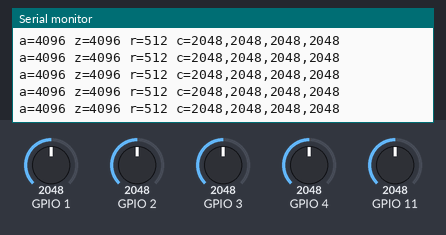
The sketch below on a simulated ESP32-S2. Shown: the last lines printed to the serial monitor. The test bench sets the inputs (shaded band); at power-on: GPIO 1 = 2048, GPIO 2 = 2048, GPIO 3 = 2048, GPIO 4 = 2048, GPIO 11 = 2048 (analog values on the 0–4095 scale).

Above: at 1.2 s.
1.3 s: GPIO 1 set to 2866
At 2.2 s:
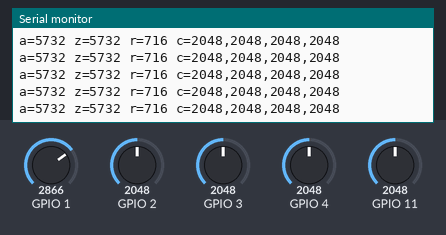
2.8 s: GPIO 2 set to 2866
At 3.4 s:
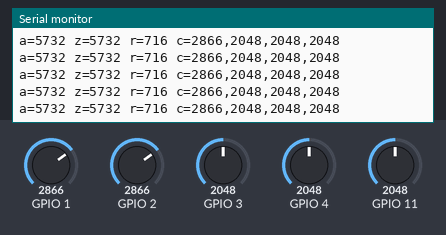
4.3 s: GPIO 3 set to 2866
At 5.3 s:
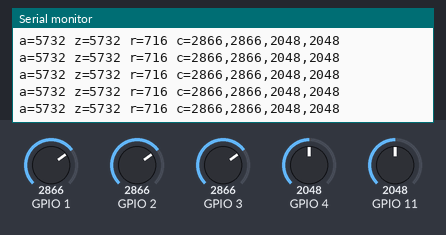
5.8 s: GPIO 4 set to 2866
At 6.8 s:
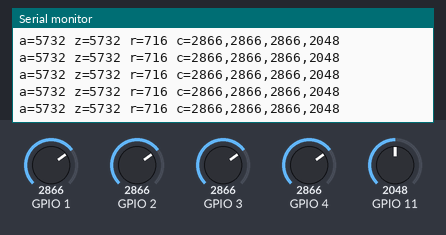
7.3 s: GPIO 11 set to 2866
At 8.2 s:
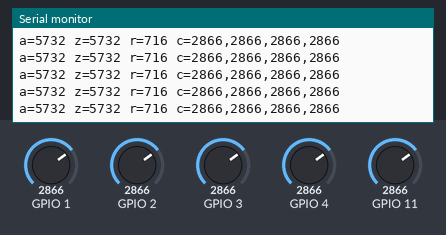
8.8 s: GPIO 1 set to 3972
At 9.7 s:
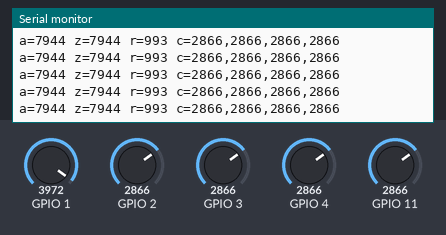
Timing chart, 0 to 11.3 s (numbered marks = the images above; inputs shaded):
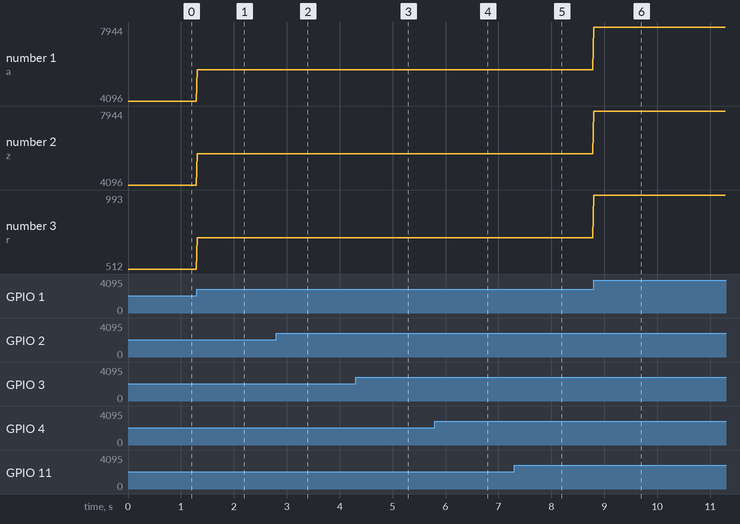

The sketch:

adc-read.ino
```cpp
// adc-read — tests assert (BT149): every 20 ms a line "a=<GPIO1, 11 dB> z=<GPIO1, 0 dB>
// r=<GPIO1, 11 dB, analogReadResolution(10)> c=<GPIO2>,<GPIO3>,<GPIO4>,<GPIO11>" — ADC1 channels
// 0–3 and ADC2 channel 0, 11 dB — read through the idealized linear model at the S2's attenuation
// ranges. The S2's codes are 13 bits: a and z at the core's default (13), c at 12.
void setup() {
  Serial.begin(115200);
}

void loop() {
  analogReadResolution(13);
  analogSetPinAttenuation(1, ADC_11db);
  int a = analogRead(1);
  analogSetPinAttenuation(1, ADC_0db);
  int z = analogRead(1);
  analogSetPinAttenuation(1, ADC_11db);
  analogReadResolution(10);
  int r = analogRead(1);
  analogReadResolution(12);
  int c2 = analogRead(2);
  int c3 = analogRead(3);
  int c4 = analogRead(4);
  int c11 = analogRead(11);
  Serial.printf("a=%d z=%d r=%d c=%d,%d,%d,%d\n", a, z, r, c2, c3, c4, c11);
  delay(20);
}
```

Measured:
- after the input at 1.3 s, the serial monitor: prints a new line at once (image 1)
- after the input at 2.8 s, the serial monitor: prints a new line at once (image 2)
- after the input at 4.3 s, the serial monitor: prints a new line at once (image 3)
- after the input at 5.8 s, the serial monitor: prints a new line at once (image 4)
- after the input at 7.3 s, the serial monitor: prints a new line at once (image 5)
- after the input at 8.8 s, the serial monitor: prints a new line at once (image 6)
- plotted number 1: 4096 → 5732 after the input at 1.3 s, 5732 → 7944 after the input at 8.8 s
- plotted number 2: 4096 → 5732 after the input at 1.3 s, 5732 → 7944 after the input at 8.8 s
